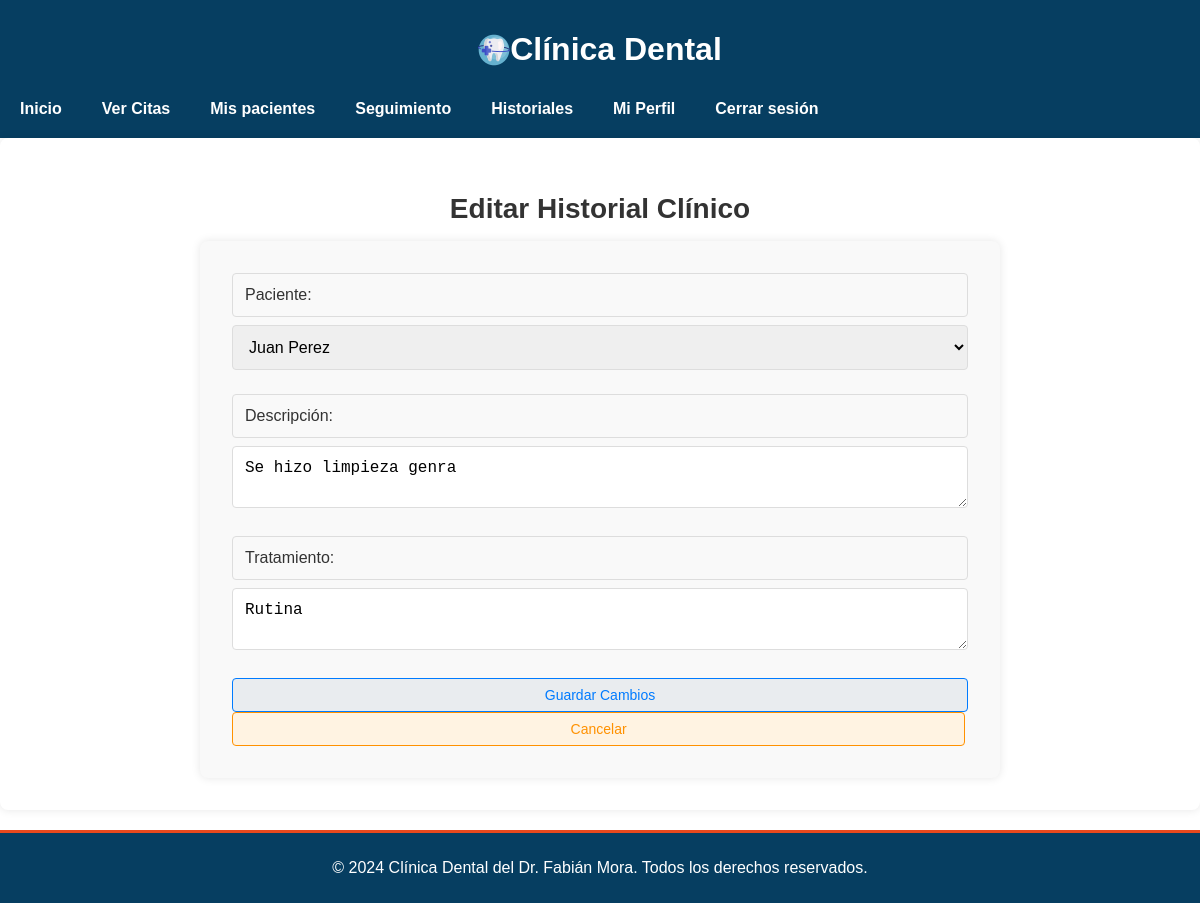
Screenshot of /Doctores/editar_historial.php?id=3 (signed in) with the database file from the repository.
### tables this page shows
CREATE TABLE `historial_clinico` (
  `id` int(11) NOT NULL,
  `paciente_id` int(11) NOT NULL,
  `fecha` date NOT NULL,
  `descripcion` text DEFAULT NULL,
  `tratamiento` text DEFAULT NULL,
  `doctor_id` int(11) NOT NULL
);

CREATE TABLE `pacientes` (
  `id` int(11) NOT NULL,
  `usuario_id` int(11) DEFAULT NULL,
  `fecha_nacimiento` date DEFAULT NULL,
  `direccion` varchar(255) DEFAULT NULL,
  `telefono` varchar(20) DEFAULT NULL,
  `nombre` varchar(255) NOT NULL,
  `email` varchar(255) DEFAULT NULL
);

CREATE TABLE `usuarios` (
  `id` int(11) NOT NULL,
  `nombre` varchar(100) NOT NULL,
  `email` varchar(100) NOT NULL,
  `contrasena` varchar(255) NOT NULL,
  `rol` enum('paciente','doctor','administrador') NOT NULL,
  `fecha_creacion` timestamp NOT NULL DEFAULT current_timestamp(),
  `direccion` varchar(255) NOT NULL,
  `telefono` varchar(255) NOT NULL,
  `fecha_nacimiento` date DEFAULT NULL
);

### Doctores/editar_historial.php (the view, shortened to what this page needs)
<?php
require '../Conexion/conexion.php';
$id = isset($_GET['id']) ? (int)$_GET['id'] : 0;
try {
    $stmt = $pdo->prepare('
        SELECT * FROM historial_clinico WHERE id = :id
    ');
    $stmt->bindParam(':id', $id, PDO::PARAM_INT);
    $stmt->execute();
    $historial = $stmt->fetch(PDO::FETCH_ASSOC);
    $stmt = $pdo->prepare('
        SELECT pacientes.id, usuarios.nombre
        FROM pacientes
        JOIN usuarios ON pacientes.usuario_id = usuarios.id
    ');
    $stmt->execute();
    $pacientes = $stmt->fetchAll(PDO::FETCH_ASSOC);
} catch (PDOException $e) {
    die('Error al obtener el historial clínico: ' . $e->getMessage());
}
?>
<!DOCTYPE html>
<html lang="es">
<head>
    <link rel="stylesheet" href="/css/styles.css">
</head>
<body>
<header class="header">
        <div class="container">
            <h1 class="logo">
                <img src="/Imagenes/odontologia.png" alt="Logo de Clínica Dental">
                Clínica Dental
            </h1>
            <nav class="nav">
                <a href="principal_doctores.php" class="nav-link">Inicio</a>
                <a href="ver_citas.php" class="nav-link">Ver Citas</a>
                <a href="ver_paciente.php" class="nav-link">Mis pacientes</a>
                <a href="seguimiento.php"class="nav-link">Seguimiento</a>
                <a href="ver_historial.php"class="nav-link">Historiales</a>
                <a href="perfil.php" class="nav-link">Mi Perfil</a>
                <a href="../logout.php" class="nav-link">Cerrar sesión</a>
            </nav>
        </div>
    </header>
<main>
    <section class="container-principal">
        <h2>Editar Historial Clínico</h2>
        <form method="post" action="editar_historial.php?id=<?php echo htmlspecialchars($id); ?>">
            <div class="form-group">
                <label for="paciente_id">Paciente:</label>
                <select id="paciente_id" name="paciente_id" required>
                    <?php foreach ($pacientes as $paciente): ?>
                        <option value="<?php echo htmlspecialchars($paciente['id']); ?>" <?php echo $paciente['id'] == $historial['paciente_id'] ? 'selected' : ''; ?>>
                            <?php echo htmlspecialchars($paciente['nombre']); ?>
                        </option>
                    <?php endforeach; ?>
                </select>
            </div>
            <div class="form-group">
                <label for="descripcion">Descripción:</label>
                <textarea id="descripcion" name="descripcion" required><?php echo htmlspecialchars($historial['descripcion']); ?></textarea>
            </div>
            <div class="form-group">
                <label for="tratamiento">Tratamiento:</label>
                <textarea id="tratamiento" name="tratamiento" required><?php echo htmlspecialchars($historial['tratamiento']); ?></textarea>
            </div>
            <button type="submit" class="btn-actualizar">Guardar Cambios</button>
            <a href="ver_historial_clinico.php" class="btn-cancelar2">Cancelar</a>
        </form>
    </section>
</main>
<footer class="footer">
    <div class="container">
        <p>&copy; 2024 Clínica Dental del Dr. Fabián Mora. Todos los derechos reservados.</p>
    </div>
</footer>
</body>
</html>

### css/styles.css (style rules this page uses)
body { font-family: 'Arial', sans-serif; margin: 0; padding: 0; }
.header { background: #063e61; color: #fff; padding: 10px 0; justify-content: center; }
.header .logo { display: flex; align-items: center; justify-content: center; }
.header .logo img { max-width: 120px; height: auto; }
.nav { display: flex; justify-content: left; }
.nav .nav-link { text-decoration: none; color: #fff; padding: 10px 20px; display: block; font-weight: bold; transition: background 0.3s, color 0.3s; }
body { font-family: 'Arial', sans-serif; color: #333; margin: 0; padding: 0; }
footer { background: #063e61; color: #ffffff; text-align: center; padding: 10px 0; margin-top: 20px; border-top: #e8491d 3px solid; }
.btn-actualizar { display: inline-block; padding: 0.5rem 1rem; font-size: 0.875rem; width: 100%; color: #007bff; background-color: #e9ecef; border: 1px solid #007bff; border-radius: 4px; text-decoration: none; transition: background-color 0.3s, color 0.3s; }
.btn-cancelar2, .btn_cancelar { display: inline-block; padding: 0.5rem 1rem; font-size: 0.875rem; text-align: center; width: 95%; color: #ff9100; background-color: #fff3e2; border: 1px solid #ff9100; border-radius: 4px; text-decoration: none; transition: background-color 0.3s, color 0.3s; }
.container-principal { padding: 2rem; max-width: 1200px; margin: 0 auto; background-color: #ffffff; border-radius: 8px; box-shadow: 0 0 10px rgba(0, 0, 0, 0.1); position: relative; min-height: 600px; display: flex; flex-direction: column; }
form { background-color: #f9f9f9; border: transparent; border-radius: 8px; padding: 2rem; box-shadow: 0 0 10px rgba(0, 0, 0, 0.1); max-width: 800px; width: 100%; margin: 0 auto; box-sizing: border-box; }
h2 { font-size: 1.75rem; color: #333; margin-bottom: 1rem; text-align: center; }
.form-group { margin-bottom: 1.5rem; }
.form-group label { display: block; font-size: 1.1rem; margin-bottom: 0.5rem; color: #333; }
.form-group select, .form-group input, .form-group label, .form-group textarea, .form-group input[type="date"] { width: 100%; padding: 0.75rem; font-size: 1rem; border: 1px solid #ddd; border-radius: 4px; box-sizing: border-box; transition: border-color 0.3s, box-shadow 0.3s; }

### rows the page displays
historial_clinico: paciente_id "Juan Perez", descripcion "Se hizo limpieza genra", tratamiento "Rutina"
